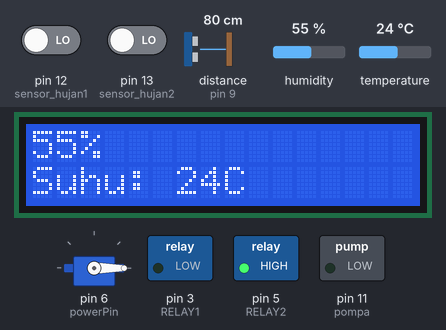
The sketch below on a simulated Arduino Uno, built with avr-gcc and run on an emulated ATmega328P. Shown: 16×2 character LCD, servo, switched loads named in the sketch (green lamp = pin HIGH). Inputs (shaded band) come from the test bench; at power-on: temperature 24 °C, distance to the obstacle (sensor on pin 9) 80 cm, pin 13 (sensor_hujan2) LOW, pin 12 (sensor_hujan1) LOW, humidity 55 %. The echo pulse lasts 58.3 µs per cm; what the sketch prints to the serial monitor is not drawn.

Above: at 1.2 s.
1.3 s: temperature set to 22 °C
At 2.6 s:
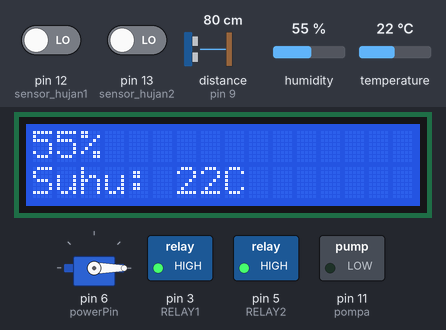
3.7 s: temperature set to 14 °C
At 4.6 s:
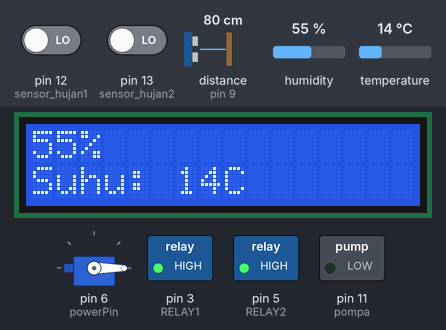
5.8 s: temperature set to 11 °C
At 7.6 s:
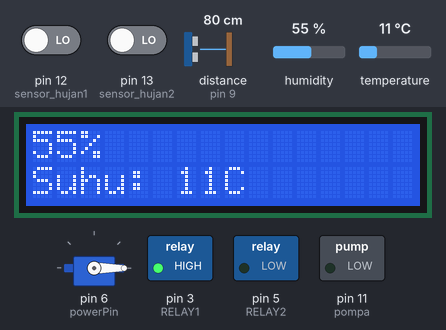
7.9 s: distance to the obstacle (sensor on pin 9) set to 7 cm
9.4 s: distance to the obstacle (sensor on pin 9) set to 4 cm
At 10.3 s:
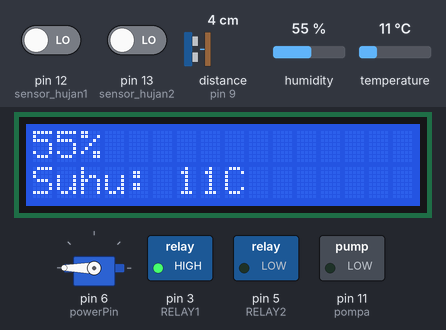
11.0 s: pin 13 (sensor_hujan2) driven HIGH
At 11.8 s:
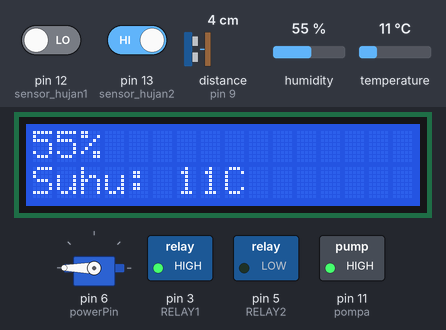
Timing chart, 0 to 13.6 s (numbered marks = the images above; inputs shaded):
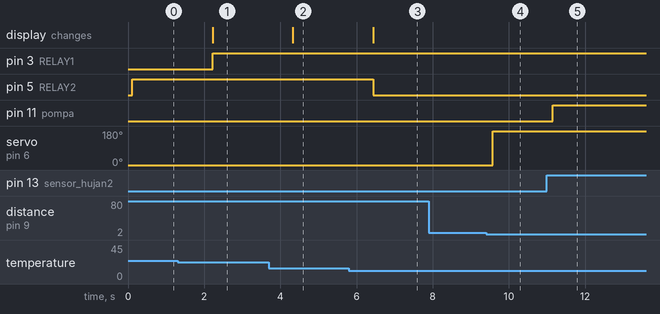

Measured:
- the behaviour switches between 24 and 23 °C on temperature (found by bisection; images 0 and 1)
- the behaviour switches between 13 and 12 °C on temperature (found by bisection; images 2 and 3)
- the behaviour switches between 6 and 5 cm on distance to the obstacle (sensor on pin 9) (found by bisection; images 3 and 4)
- after the input at 1.3 s, pin 3 (RELAY1): LOW → HIGH after 0.92 s; the display: changes after 0.92 s (image 1)
- after the input at 3.7 s, the display: changes after 0.63 s (image 2)
- after the input at 5.8 s, pin 5 (RELAY2): HIGH → LOW after 0.64 s; the display: changes after 0.64 s (image 3)
- after the input at 7.9 s, every drawn part: stays the same
- after the input at 9.4 s, servo on pin 6 (powerPin): 0° → 180° after 0.18 s
- after the input at 11.0 s, pin 11 (pompa): LOW → HIGH after 0.15 s

The sketch:

main.ino
```cpp
#include <Adafruit_Sensor.h>
#include "DHT.h"
#include <LiquidCrystal_I2C.h>
#include <NewPing.h>
#include <Servo.h>

#define DHTPIN 8 // Remove 'D' if using Uno
#define DHTTYPE DHT11
#define RELAY1 3 // FAN // Remove 'D' if using Uno
#define RELAY2 5 // LIGHT // Remove 'D' if using Uno
#define TRIGGER_PIN   10
#define ECHO_PIN      9
#define MAX_DISTANCE 200

int powerPin = 6;
const int sensor_hujan1 = 12;
const int sensor_hujan2 = 13;
const int pompa = 11;

LiquidCrystal_I2C lcd(0x3f,16,2); // Can also be 0x3f or 0x27
DHT dht(DHTPIN, DHTTYPE);
Servo servoAne;
NewPing ultrasonic(TRIGGER_PIN, ECHO_PIN, MAX_DISTANCE);

void setup(){
  Serial.begin(9600 ); // Change to 9600 if using Arduino Uno, 115200 if using Wemos
  lcd.begin();
  dht.begin();
  servoAne.attach(6);
  servoAne.write(0);
  pinMode(powerPin, OUTPUT);
  digitalWrite(powerPin, LOW);
  pinMode(sensor_hujan1, INPUT);
  pinMode(sensor_hujan2, INPUT);
  pinMode(pompa, OUTPUT);
  pinMode(RELAY1, OUTPUT);
  pinMode(RELAY2, OUTPUT);
  //digitalWrite(RELAY1, HIGH);
  //digitalWrite(RELAY2, HIGH);
}

void loop(){
  int H = dht.readHumidity();
  int T = dht.readTemperature(); // Temperature in Celsius
  int BA1 = digitalRead(sensor_hujan1);
  int BA2 = digitalRead(sensor_hujan2);
  int MK = ultrasonic.ping_cm();

  lcd.clear();
  lcd.setCursor(0,0);
  lcd.print(H);
  lcd.print("%");

  Serial.print(H);
  Serial.println("%");

  lcd.setCursor(0,1);
  lcd.print("Suhu: ");
  lcd.print(T);
  lcd.print("C");

  Serial.print("Suhu: ");
  Serial.print(T);
  Serial.println("C");

  Serial.print("Hasil Sensor: ");
  Serial.print(MK);
  Serial.println(" cm");

  // Control relay for light
  if(T < 13){
    digitalWrite(RELAY2, LOW); // Turn on light
  }
  else if(T >= 16){
    digitalWrite(RELAY2, HIGH); // Turn off light
  }

  // Control relay for fan
  if(T <= 23){
    digitalWrite(RELAY1, HIGH); // Turn on fan
  }
  else if(T > 26){
    digitalWrite(RELAY1, LOW); // Turn off fan
  }

  // Control pump based on rain sensors
  if (BA1 == HIGH && BA2 == HIGH){
    digitalWrite(pompa, HIGH); // Turn on pump
  }
  else if (BA1 == LOW && BA2 == HIGH){
    digitalWrite(pompa, HIGH); // Turn on pump
  }
  else if (BA1 == LOW && BA2 == LOW){
    digitalWrite(pompa, LOW); // Turn off pump
  }

  // Control servo based on distance
  if(MK <= 5){
    servoAne.write(180); // Open
  }
  else{
    servoAne.write(0); // Close
  }
  delay(500); // Adjust delay as needed
}
```
